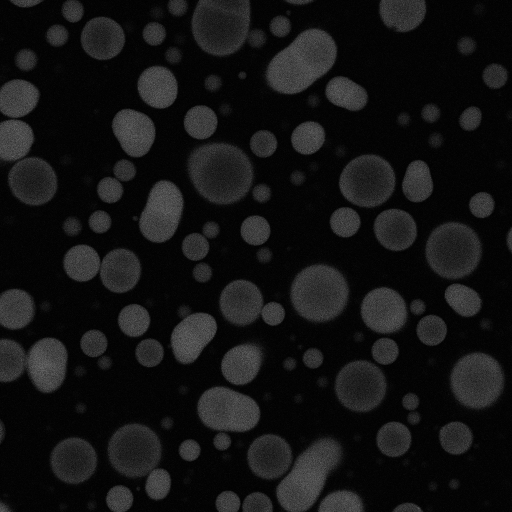
#> input picture Archive/20231108-Eli-Scatter-Droplet/Txn_25min_s3c1.tif, 1024 x 1024 px (shown at 1/2 size); the run also reads 1 picture not shown here
$ jupyter execute 20231109-Eli-Droplet-Scatter.ipynb
#> lines starting #> are read from the running program, lines starting #| are printed output that depends on the picture; after the words box and inside, x2 and y2 are one past the last pixel; in counts of white or black regions, pixels touching at a corner belong together
[cell 1]
import numpy as np
import pandas as pd
import matplotlib.pyplot as plt

from skimage.measure import label, regionprops
from scipy.ndimage import binary_dilation
from scipy.ndimage import gaussian_filter

## Load in the Image

[cell 2]
img1 = plt.imread("./Txn_25min_s3c1.tif")
#> img1 is the input picture: shape (1024, 1024) uint16; min 34, max 39334, mean 5047.7

img2 = plt.imread("./Txn_25min_s3c2.tif")
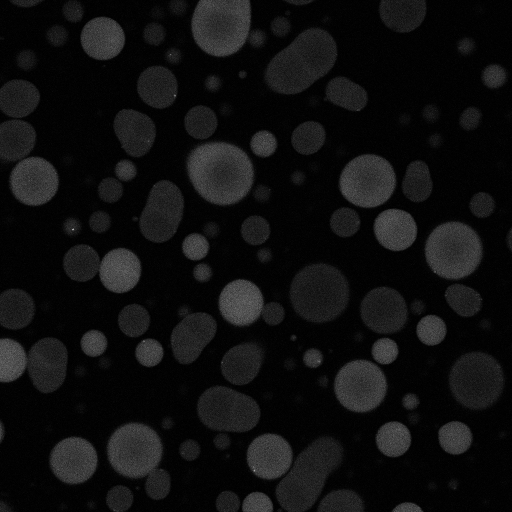
#> input picture Archive/20231108-Eli-Scatter-Droplet/Txn_25min_s3c2.tif, 1024 x 1024 px (shown at 1/2 size)
#> img2 is the input picture: shape (1024, 1024) uint16; min 104, max 53115, mean 3981.5

## View the Image

[cell 3]
plt.figure(figsize = (12, 6), dpi = 80)

plt.subplot(1, 2, 1)
plt.title("Green Droplet")
plt.imshow(img1, cmap = 'gray')

plt.subplot(1, 2, 2)
plt.title("Blue Droplet")
plt.imshow(img2, cmap = 'gray')

plt.tight_layout()
plt.show()

## Droplet Detection

[cell 4]
# Create Binary for better signal to noise
binary = img1 > (img1.mean() + 0.0*img1.std())
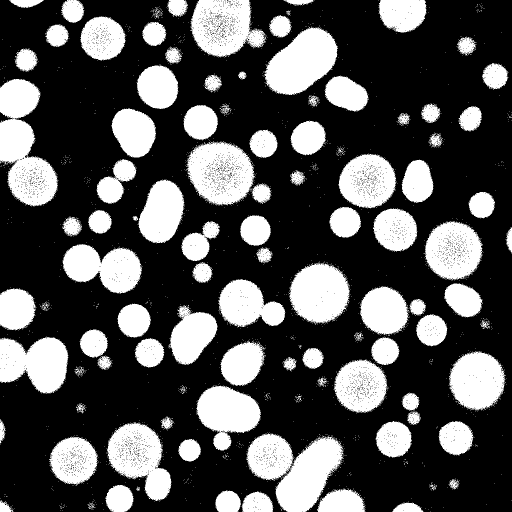
#> binary: shape (1024, 1024) bool (shown at 1/2 size); 32.7% white; 1934 white regions (1834 under 20 px)

# use labeling function to identify connected blobs
label_im = label(binary)
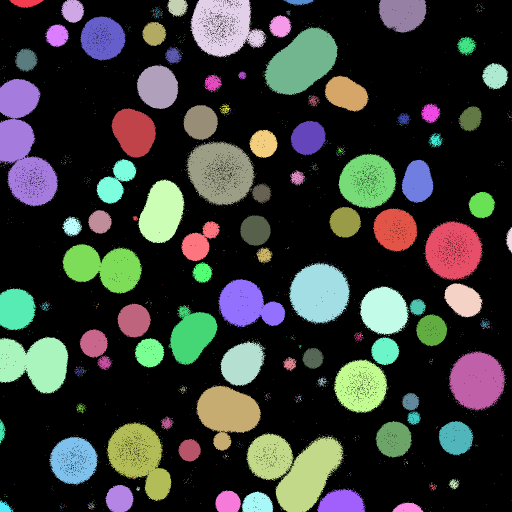
#> label_im: shape (1024, 1024) int32 (shown at 1/2 size); 1935 distinct labels, from 0 to 1934; one colour per label, 0 black
blob_lists = regionprops(label_im)
#> blob_lists = 1934 regions; largest, box (x1, y1, x2, y2) and area: (493, 867, 688, 1024) 18051, (0, 158, 117, 414) 17294, (528, 53, 676, 190) 12799, (371, 282, 510, 412) 12317, (381, 0, 533, 115) 11640

# Remove small blobs
droplets = [i for i in blob_lists if i.area > 200]
#> droplets = 83 regions; largest, box (x1, y1, x2, y2) and area: (493, 867, 688, 1024) 18051, (0, 158, 117, 414) 17294, (528, 53, 676, 190) 12799, (371, 282, 510, 412) 12317, (381, 0, 533, 115) 11640

plt.figure(figsize = (12, 6), dpi = 80)

plt.subplot(1, 2, 1)
plt.title("Green Droplet")
plt.imshow(img1, cmap = 'gray')

ax = plt.subplot(1, 2, 2)
plt.title("Green Droplet (Binary)")
plt.imshow(binary, cmap = 'gray')
for i in droplets:
    minr, minc, maxr, maxc = i.bbox
    rect = plt.Rectangle((minc, minr), maxc - minc, maxr - minr,
                              fill=False, edgecolor='red', linewidth=2, alpha=.8)
    ax.add_patch(rect)
    ax.set_axis_off()
#> this loop made 83 passes
#> (minr, minc, maxr, maxc) on passes 1 to 12: (0, 18, 16, 87), (0, 122, 46, 169), (0, 334, 34, 376), (0, 381, 115, 533), (0, 567, 12, 628), (0, 757, 65, 853), (30, 538, 75, 583), (33, 160, 122, 251), (44, 284, 92, 333), (48, 91, 94, 138), (53, 528, 190, 676), (73, 914, 111, 953)

plt.tight_layout()
plt.show()

## Value Extraction

[cell 5]
val1, val2 = [], []

for droplet in droplets:
    # view the blob
    plt.imshow(binary_dilation(droplet.image), cmap = 'gray')
    plt.show()

    # get the boundary
    minr, minc, maxr, maxc = droplet.bbox

    # img1 values
    blob_img = img1[minr:maxr, minc:maxc]
    vals = blob_img[binary_dilation(droplet.image)]
    val1.append(vals.flatten())

    # img2 values
    blob_img = img2[minr:maxr, minc:maxc]
    vals = blob_img[binary_dilation(droplet.image)]
    val2.append(vals.flatten())
#> this loop made 83 passes
#> pass 1, `plt.show()`:
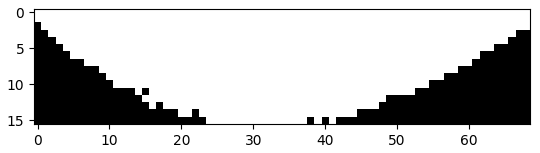
#> figure drawn by matplotlib, 1 panel
#> after the loop, val1 = 83 items; val2 = 83 items

val1 = [val for ary in val1 for val in ary]
#> val1 = 366942 items
val2 = [val for ary in val2 for val in ary]
#> val2 = 366942 items

## Scatter Plot

[cell 6]
plt.figure(figsize=(6, 6), dpi = 80)
plt.scatter(val1, val2, alpha = .1, s = .1)
plt.xlim(0, 30000)
plt.ylim(0, 30000)
plt.show()
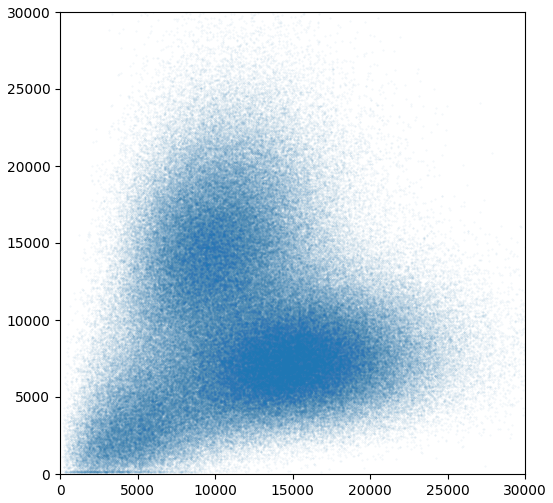
#> figure drawn by matplotlib, 1 panel

## Export to csv file

[cell 7]
df = pd.DataFrame({"Txn_25min_s3c1": val1, "Txn_25min_s3c2": val2})
#> df = table of 366942 rows and 2 columns
df.head()
#> Out = table of 5 rows and 2 columns

[cell 8]
df.to_csv("Txn_25min_s3.csv")

# Pre-Txn Example

[cell 9]
img1 = plt.imread("./Pretxn_s3c1.tif")
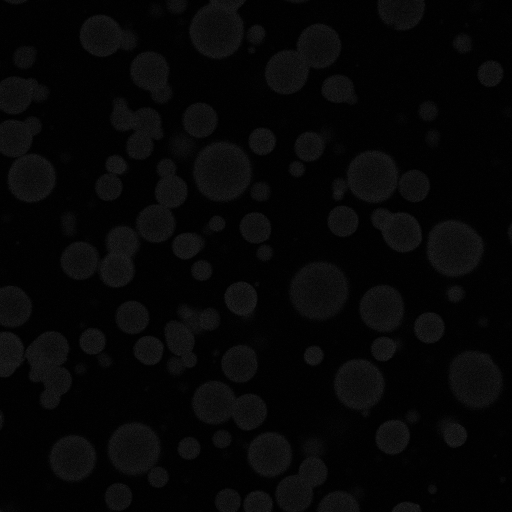
#> input picture Archive/20231108-Eli-Scatter-Droplet/Pretxn_s3c1.tif, 1024 x 1024 px (shown at 1/2 size)
#> img1 is the input picture: shape (1024, 1024) uint16; min 13, max 13452, mean 1668.6

img2 = plt.imread("./Pretxn_s3c2.tif")

# Create Binary for better signal to noise
binary = img1 > (img1.mean() + 0.0*img1.std())
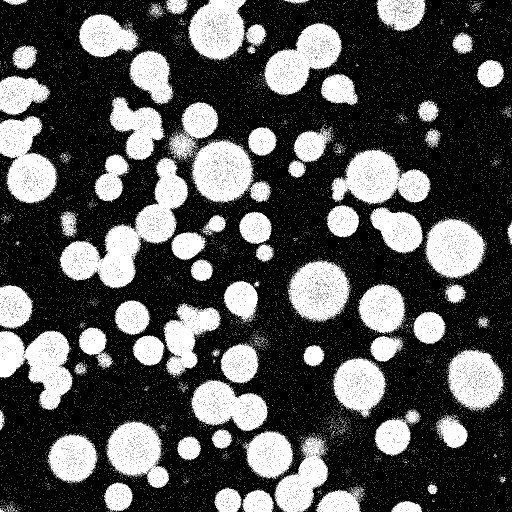
#> binary: shape (1024, 1024) bool (shown at 1/2 size); 32.3% white; 14908 white regions (14814 under 20 px)

# use labeling function to identify connected blobs
label_im = label(binary)
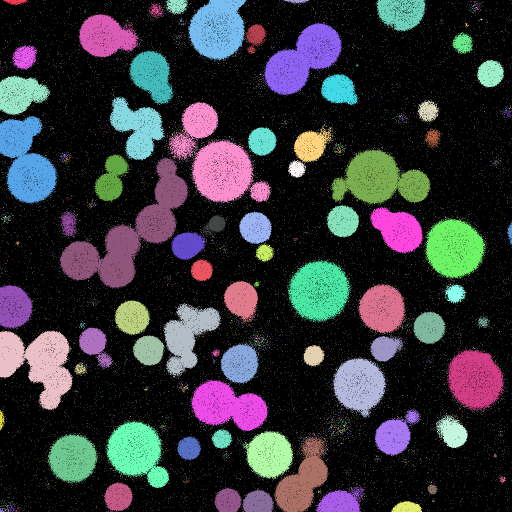
#> label_im: shape (1024, 1024) int32 (shown at 1/2 size); 14909 distinct labels, from 0 to 14908; one colour per label, 0 black
blob_lists = regionprops(label_im)
#> blob_lists = 14908 regions

# Remove small blobs
droplets = [i for i in blob_lists if i.area > 200]
#> droplets = 70 regions; largest, box (x1, y1, x2, y2) and area: (119, 313, 377, 577) 21535, (338, 204, 542, 407) 17846, (0, 661, 145, 821) 13312, (662, 298, 862, 410) 12977, (0, 232, 116, 407) 12433

plt.figure(figsize = (12, 6), dpi = 80)

plt.subplot(1, 2, 1)
plt.title("Green Droplet")
plt.imshow(img1, cmap = 'gray')

ax = plt.subplot(1, 2, 2)
plt.title("Green Droplet (Binary)")
plt.imshow(binary, cmap = 'gray')
for i in droplets:
    minr, minc, maxr, maxc = i.bbox
    rect = plt.Rectangle((minc, minr), maxc - minc, maxr - minr,
                              fill=False, edgecolor='red', linewidth=2, alpha=.8)
    ax.add_patch(rect)
    ax.set_axis_off()
#> this loop made 70 passes
#> (minr, minc, maxr, maxc) on passes 1 to 12: (0, 6, 10, 55), (0, 331, 30, 376), (0, 376, 121, 493), (0, 569, 8, 618), (0, 753, 63, 852), (7, 298, 36, 326), (28, 158, 115, 278), (45, 527, 191, 685), (48, 490, 108, 534), (65, 904, 108, 947), (91, 24, 140, 75), (99, 258, 209, 348)

plt.tight_layout()
plt.show()

val1, val2 = [], []

for droplet in droplets:
    # view the blob
    plt.imshow(binary_dilation(droplet.image), cmap = 'gray')
    plt.show()

    # get the boundary
    minr, minc, maxr, maxc = droplet.bbox

    # img1 values
    blob_img = img1[minr:maxr, minc:maxc]
    vals = blob_img[binary_dilation(droplet.image)]
    val1.append(vals.flatten())

    # img2 values
    blob_img = img2[minr:maxr, minc:maxc]
    vals = blob_img[binary_dilation(droplet.image)]
    val2.append(vals.flatten())
#> this loop made 70 passes
#> pass 1, `plt.show()`:
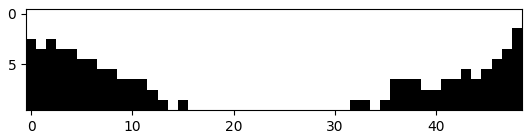
#> figure drawn by matplotlib, 1 panel

val1 = [val for ary in val1 for val in ary]
val2 = [val for ary in val2 for val in ary]

## Scatter Plot

[cell 10]
plt.figure(figsize=(6, 6), dpi = 80)
plt.scatter(val1, val2, alpha = .1, s = .1)
plt.xlim(0, 30000)
plt.ylim(0, 30000)
plt.show()
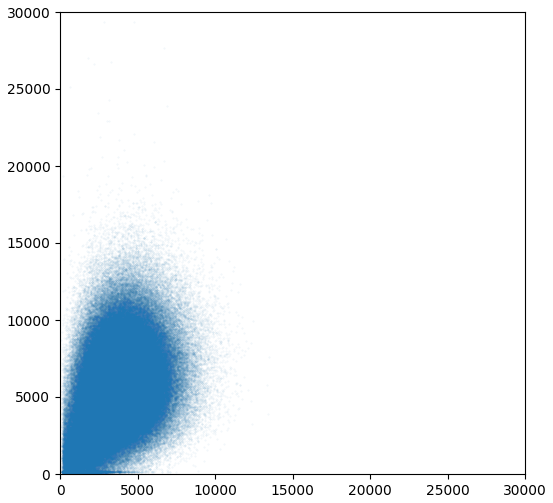
#> figure drawn by matplotlib, 1 panel

## Export to csv file

[cell 11]
df = pd.DataFrame({"Pretxn_s3c1": val1, "Pretxn_s3c2": val2})
df.head()
#> Out = table of 5 rows and 2 columns
